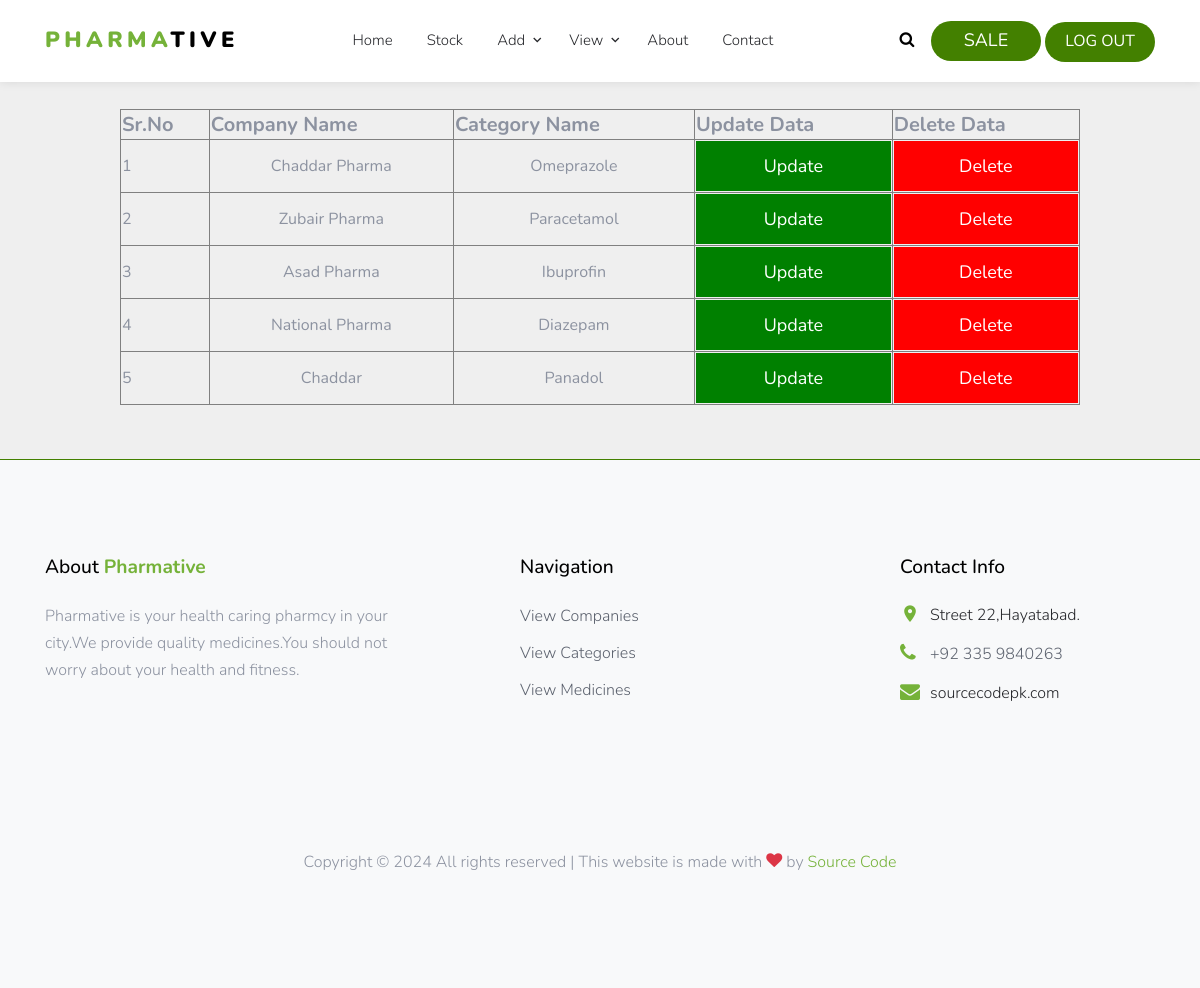
The app's page /viewcategory.php with its own data.
### tables this page shows
CREATE TABLE `category` (
  `id` int(150) NOT NULL,
  `company` varchar(150) NOT NULL,
  `category` varchar(150) NOT NULL
);

### viewcategory.php (the view, shortened to what this page needs)
<html>
<head>
</head>
<body >
<?php
include('menu.php');
?>
<?php
$l="localhost";
$r="root";
$p="";
$d="pharmative";
$m=mysqli_connect($l,$r,$p,$d);
$q="select * from category";
$n=mysqli_query($m,$q);
echo "<table align='center' border='1px ' id='table' style='width:80%; height:250px; '>";
echo "<tr style='height:30px; font-size:20px;'>";
echo "<th>"."Sr.No"."</th>";
echo "<th>"."Company Name"."</th>";
echo "<th>"."Category Name"."</th>";
echo "<th>"."Update Data"."</th>";
echo "<th>"."Delete Data"."</th>";
echo "</tr>";
$r=1;
while($o=mysqli_fetch_array($n)){
	$id=$o['id'];
	echo "<tr>";
	echo "<td>".$r."</td>";
	echo "<td align='center'>".$o['company']."</td>";
	echo "<td align='center'>".$o['category']."</td>";
	echo "<td>"."<a href='updatecategory.php?id=$id'>"."<input type='submit' value='Update' style='width:100%; height:50px; background:green; color:white;  cursor:pointer; font-size:18px; border:none;'"."</a>"."</td>";
	echo "<td>"."<a href='deletecategory.php?id=$id'>"."<input type='submit' value='Delete' style='width:100%; height:50px; background:red; color:white; cursor:pointer; font-size:18px; border:none;'"."</a>"."</td>";
	echo "</tr>";
	$r++;
}
echo "</table>";
?>
<?php
include('footer.php');
?>
</body>
</html>

### css/style.css (style rules this page uses)
body { line-height: 1.7; color: #8c92a0; font-weight: 300; font-size: 16px; background: #efefef; }
a { -webkit-transition: .3s all ease; -o-transition: .3s all ease; transition: .3s all ease; }

### records on screen
category: company "Chaddar Pharma", category "Omeprazole"
category: company "Zubair Pharma", category "Paracetamol"
category: company "Asad Pharma", category "Ibuprofin"
category: company "National Pharma", category "Diazepam"
category: company "Chaddar", category "Panadol"
